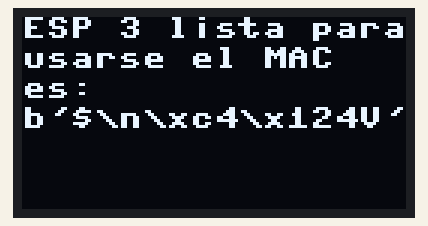
Simulated run of this program. Board: ESP32 board running MicroPython. On the bench: 128×64 one-colour display. What the program prints to the serial console is not drawn. At 0.1 s the program stops and its outputs stay as they are.

Above: at 0.1 s.

The program:

optencion_de_direccion_ESP.py
```python
import network
from oled import Display

# Para que se pueda imprimir los mensajes en el dislpay
display = Display()

wlan = network.WLAN(network.STA_IF)
wlan.active(True)
print(wlan.config('mac'))

display.text("ESP 3 lista para usarse el MAC es: {}". format (wlan.config('mac')))
```

oled.py
```python
# Desplegando texto en Display de forma ordenada como CLASE
# RILB
# Ahora reconoce paralras grandes y las pasa a la siguiente linea
# Ahora con solo poner \n puedes hacer saltos de linea
from machine import Pin, I2C
from ssd1306 import SSD1306_I2C

class Display:
    def __init__(self, width=128, height=64, scl_pin=22, sda_pin=21):
        self.width = width
        self.height = height
        self.i2c = I2C(0, scl=Pin(scl_pin), sda=Pin(sda_pin))
        self.display = SSD1306_I2C(width, height, self.i2c)
        self.line_height = 10
        self.chars_per_line = self.width // 8
        self.max_lines = self.height // self.line_height

    def clear(self):
        self.display.fill(0)
        self.display.show()

    def show(self):
        self.display.show()

    def text(self, message, x=0, y=0):
        self.display.fill(0)
        lines = []
        for raw_line in message.split('\n'):
            words = raw_line.split()
            current_line = ""
            for word in words:
                if len(current_line + " " + word) <= self.chars_per_line:
                    if current_line:
                        current_line += " " + word
                    else:
                        current_line = word
                else:
                    lines.append(current_line)
                    current_line = word
            if current_line:
                lines.append(current_line)

        for i, line in enumerate(lines[:self.max_lines]):
            self.display.text(line, x, y + i * self.line_height)

        self.display.show()
```
